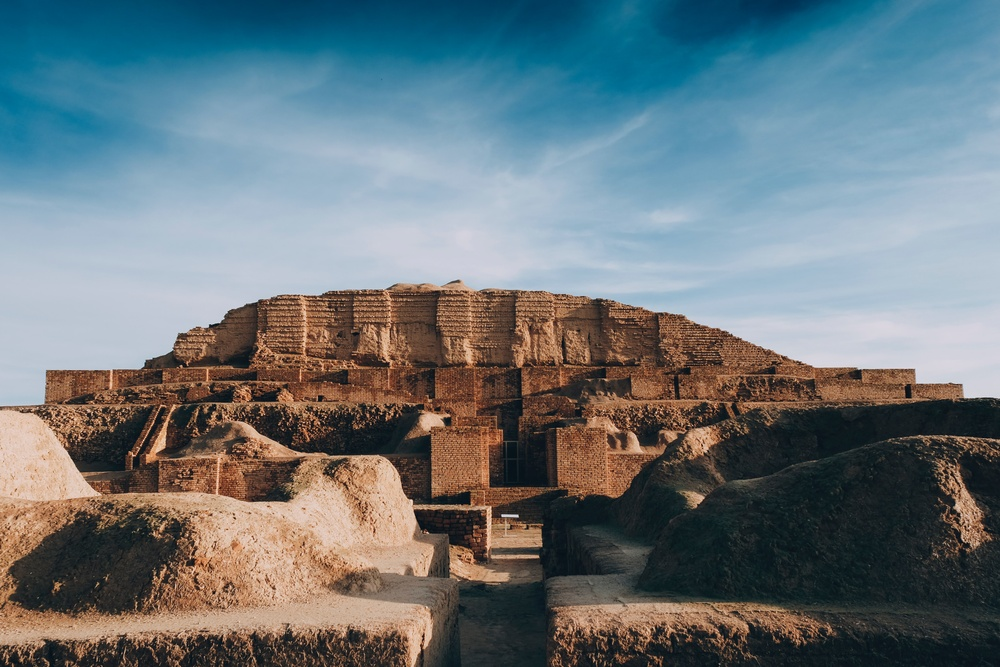
#> input picture pic.jpg, 1000 x 667 px, shrunk from 4534 x 3023 before the run
$ jupyter execute 'SVD for image compression.ipynb'
#> lines starting #> are read from the running program, lines starting #| are printed output that depends on the picture
# SVD for Image Compression

[cell 1]
import numpy as np
from numpy.linalg import svd

from skimage.io import imread
import matplotlib.pyplot as plt

# Color image

[cell 2]
# Import the image
pic_rgb = imread('pic.jpg')
#> pic_rgb is the input picture: shape (667, 1000, 3); mean R, G, B 106.4, 118.1, 123.1

h, w, c = pic_rgb.shape
#> h = 667; w = 1000; c = 3
print('width:  ', w)
#| width:   1000
print('height: ', h)
#| height:  667
print('channel:', c)
#| channel: 3

plt.imshow(pic_rgb)
plt.axis('off')
plt.show()

[cell 3]
# Split the picture into Red, Green and Blue
pic_r = pic_rgb[:, :, 0]
pic_g = pic_rgb[:, :, 1]
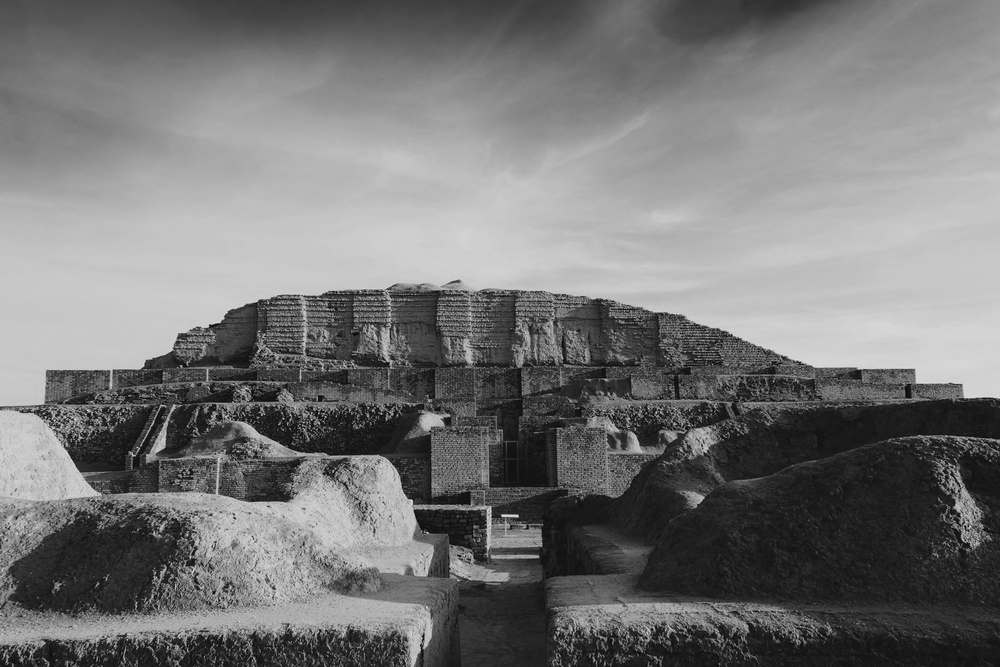
#> pic_g: shape (667, 1000); min 0, max 226, mean 118.1
pic_b = pic_rgb[:, :, 2]

# Picture the data obtained
fig, axes = plt.subplots(1, 3)

##Red
axes[0].imshow(pic_r, cmap="Reds_r")
axes[0].axis('off')
axes[0].set_title('Red')

##Green
axes[1].imshow(pic_g, cmap="Greens_r")
axes[1].axis('off')
axes[1].set_title('Green')

##Blue
axes[2].imshow(pic_b, cmap="Blues_r")
axes[2].axis('off')
axes[2].set_title('Blue')

fig.set_figwidth(28)
fig.set_figheight(14)

plt.show()

[cell 4]
# SVD decomposition for Red, Green and Blue
U_r, s_r, VT_r = svd(pic_r, full_matrices=False)
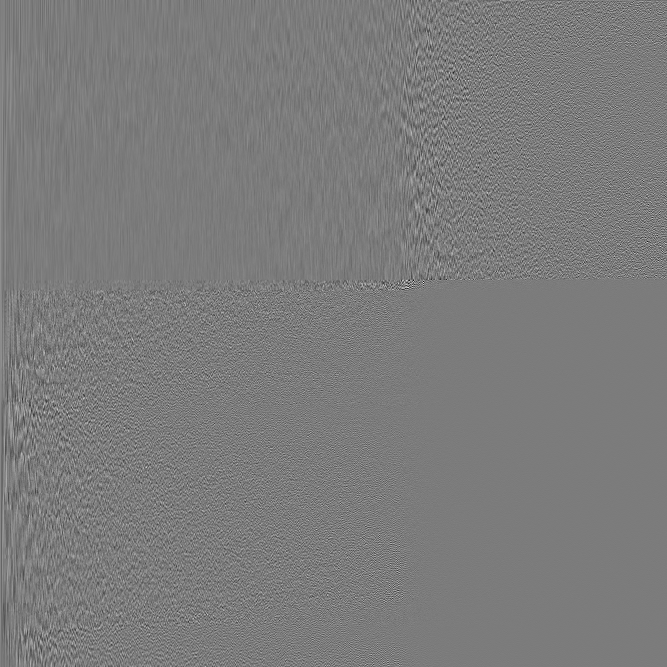
#> U_r: shape (667, 667) float64; min -0.376, max 0.397, mean 6.97e-05; drawn with min black and max white
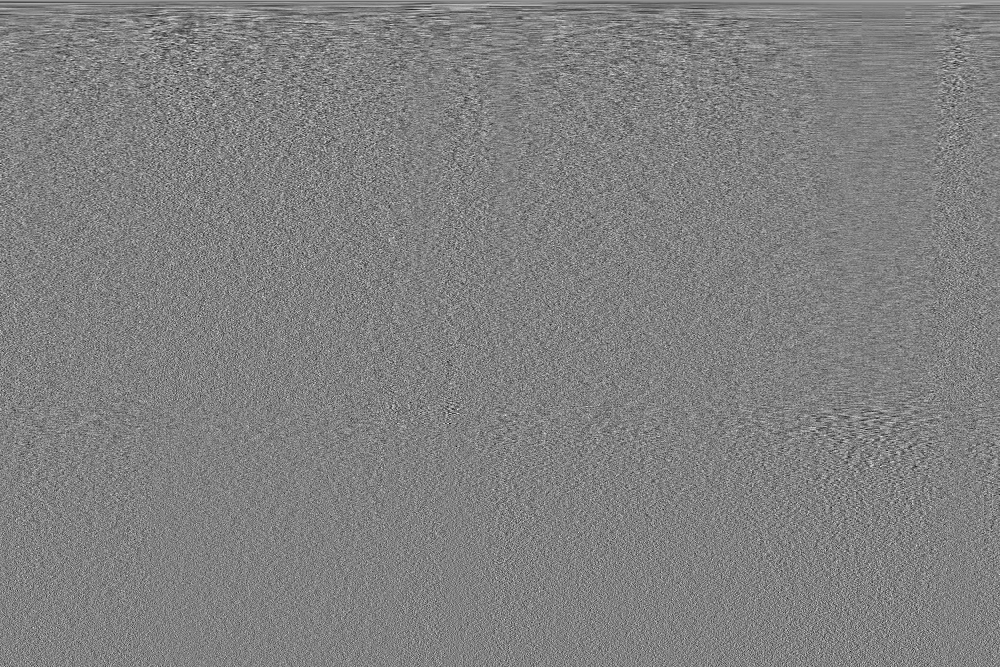
#> VT_r: shape (667, 1000) float64; min -0.181, max 0.176, mean 4.53e-05; drawn with min black and max white
#> s_r = 667 values, max 95934.6 at index 0, min 3.44 at index 666, mean 674.5
U_g, s_g, VT_g = svd(pic_g, full_matrices=False)
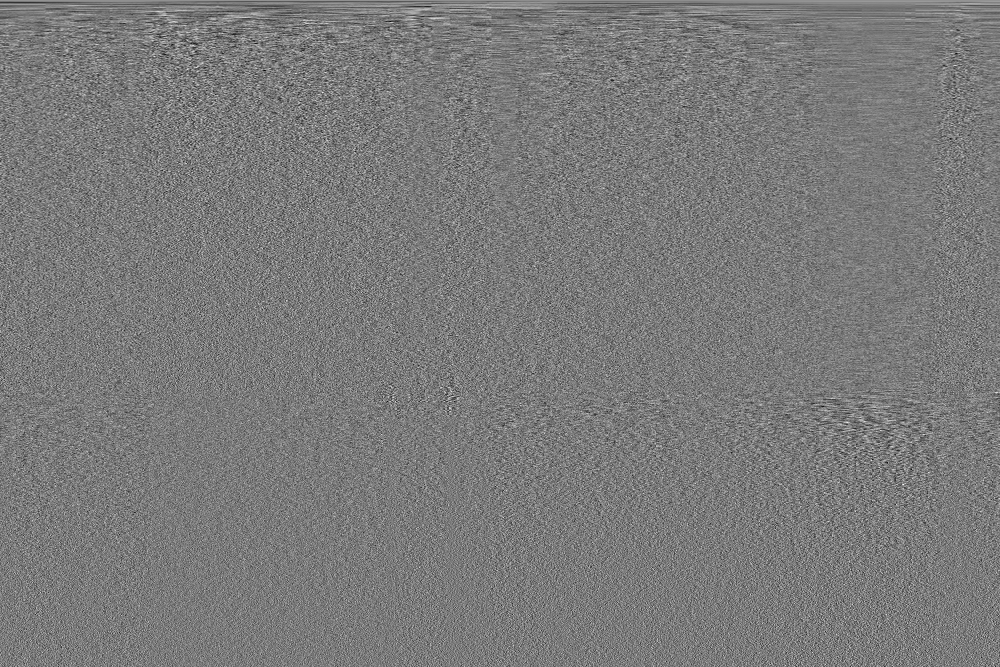
#> VT_g: shape (667, 1000) float64; min -0.178, max 0.192, mean 4.88e-05; drawn with min black and max white
#> s_g = 667 values, max 103906.5 at index 0, min 3.31 at index 666, mean 616.1
U_b, s_b, VT_b = svd(pic_b, full_matrices=False)
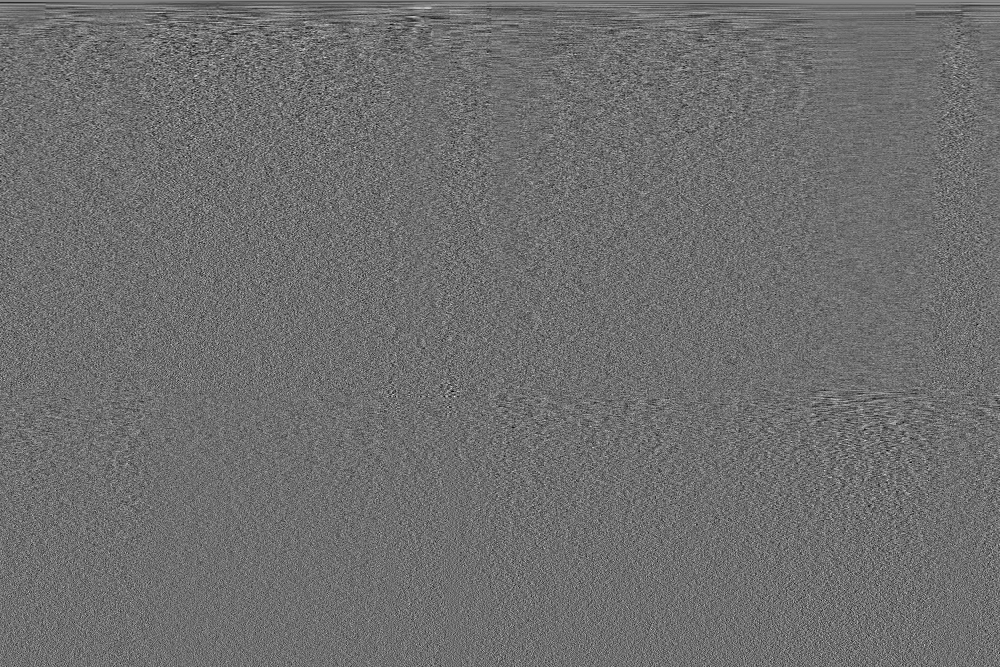
#> VT_b: shape (667, 1000) float64; min -0.165, max 0.214, mean 4.69e-05; drawn with min black and max white
#> s_b = 667 values, max 111530.8 at index 0, min 3.48 at index 666, mean 599.5

[cell 5]
r=70    # r is the number of singular values used

# Restoring the image
pic_reduce_r = U_r[:, :r] @ np.diag(s_r[:r]) @ VT_r[:r, :]
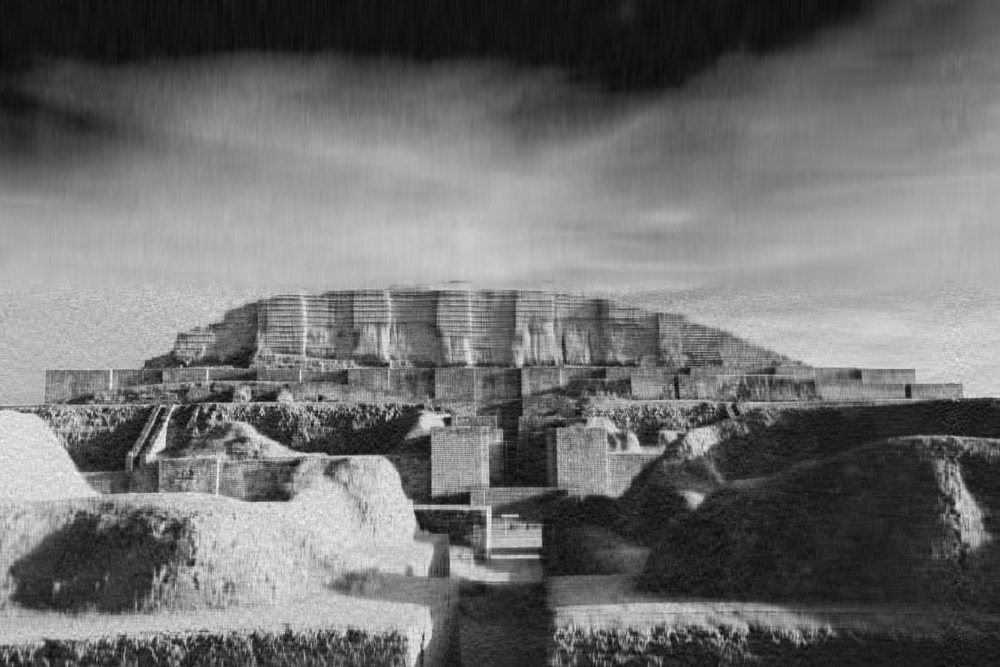
#> pic_reduce_r: shape (667, 1000) float64; min -21.68, max 270.3, mean 106.4; drawn with min black and max white
pic_reduce_g = U_g[:, :r] @ np.diag(s_g[:r]) @ VT_g[:r, :]
pic_reduce_b = U_b[:, :r] @ np.diag(s_b[:r]) @ VT_b[:r, :]
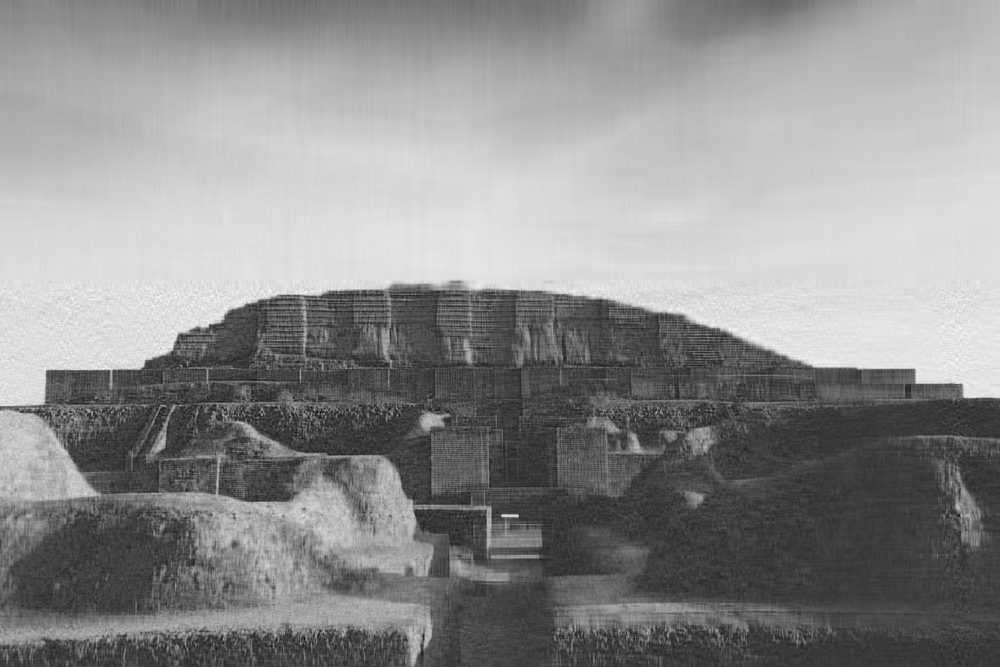
#> pic_reduce_b: shape (667, 1000) float64; min -33.38, max 248.6, mean 123.1; drawn with min black and max white

# Picture the data obtained
fig, axes = plt.subplots(1, 4)

##Red
axes[0].imshow(pic_reduce_r, cmap="Reds_r")
axes[0].axis('off')
axes[0].set_title('r = ' + str(r), rotation="vertical",
                  position=(-.1, .42), fontweight='bold')

##Green
axes[1].imshow(pic_reduce_g, cmap="Greens_r")
axes[1].axis('off')

##Blue
axes[2].imshow(pic_reduce_b, cmap="Blues_r")
axes[2].axis('off')


pic_reduce_rgb = np.stack(
    [pic_reduce_r, pic_reduce_g, pic_reduce_b], axis=2)

# Crop values to the range [0, 255]
pic_reduce_rgb[pic_reduce_rgb < 0.] = 0
pic_reduce_rgb[pic_reduce_rgb > 255.] = 255

# Picture the whole data obtained
axes[3].imshow(pic_reduce_rgb.astype('uint8'))
axes[3].axis('off')

fig.set_figwidth(28)
fig.set_figheight(14)

uncompressed_img_size = h*w
#> uncompressed_img_size = 667000
compressed_img_size = r*(1+h+w)*3
#> compressed_img_size = 350280
ratio = compressed_img_size *1.0 / uncompressed_img_size
#> ratio = 0.525

print('Uncompressed image size: ', uncompressed_img_size)
#| Uncompressed image size:  667000
print('Compressed image size: ', compressed_img_size)
#| Compressed image size:  350280
print('The compressed image is: ' + str(round (ratio * 100, 2)) + '% of the original image')
#| The compressed image is: 52.52% of the original image


plt.show()
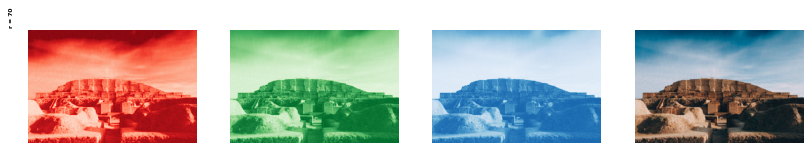
#> figure drawn by matplotlib, 4 panels
